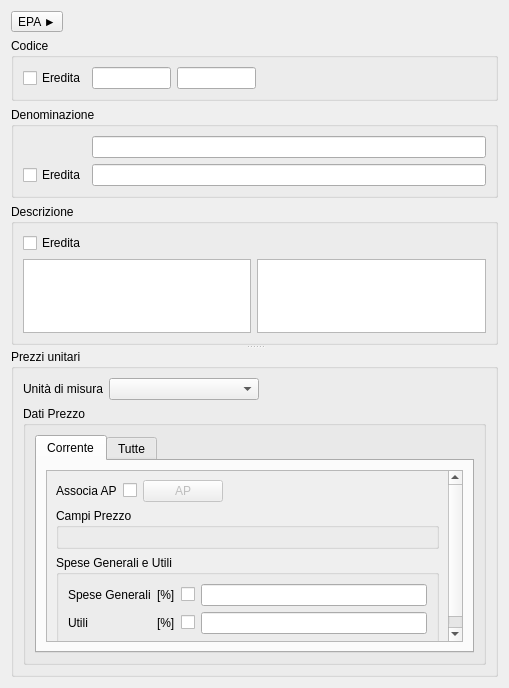
<?xml version="1.0" encoding="UTF-8"?>
<ui version="4.0">
 <class>PriceItemGUI</class>
 <widget class="QWidget" name="PriceItemGUI">
  <property name="geometry">
   <rect>
    <x>0</x>
    <y>0</y>
    <width>509</width>
    <height>688</height>
   </rect>
  </property>
  <property name="windowTitle">
   <string>Dati voce di prezzo</string>
  </property>
  <layout class="QGridLayout" name="gridLayout_9">
   <item row="0" column="0">
    <widget class="QSplitter" name="splitter">
     <property name="orientation">
      <enum>Qt::Vertical</enum>
     </property>
     <widget class="QWidget" name="layoutWidget">
      <layout class="QGridLayout" name="upperGridLayout">
       <item row="0" column="0">
        <widget class="QToolButton" name="importPriceItemDBButton">
         <property name="text">
          <string>EPA ►</string>
         </property>
        </widget>
       </item>
       <item row="0" column="1">
        <spacer name="horizontalSpacer_4">
         <property name="orientation">
          <enum>Qt::Horizontal</enum>
         </property>
         <property name="sizeHint" stdset="0">
          <size>
           <width>40</width>
           <height>20</height>
          </size>
         </property>
        </spacer>
       </item>
       <item row="1" column="0" colspan="2">
        <widget class="QGroupBox" name="codeGroupBox">
         <property name="title">
          <string>Codice</string>
         </property>
         <layout class="QGridLayout" name="gridLayout">
          <item row="0" column="0">
           <widget class="QCheckBox" name="codeCheckBox">
            <property name="text">
             <string>Eredita</string>
            </property>
           </widget>
          </item>
          <item row="0" column="1">
           <widget class="QLineEdit" name="parentCodeLineEdit">
            <property name="enabled">
             <bool>true</bool>
            </property>
            <property name="readOnly">
             <bool>true</bool>
            </property>
           </widget>
          </item>
          <item row="0" column="2">
           <widget class="QLineEdit" name="codeLineEdit"/>
          </item>
          <item row="0" column="3">
           <spacer name="horizontalSpacer">
            <property name="orientation">
             <enum>Qt::Horizontal</enum>
            </property>
            <property name="sizeHint" stdset="0">
             <size>
              <width>259</width>
              <height>20</height>
             </size>
            </property>
           </spacer>
          </item>
         </layout>
        </widget>
       </item>
       <item row="2" column="0" colspan="2">
        <widget class="QGroupBox" name="shortDescGroupBox">
         <property name="title">
          <string>Denominazione</string>
         </property>
         <layout class="QGridLayout" name="gridLayout_4">
          <item row="1" column="2">
           <widget class="QLineEdit" name="shortDescLineEdit"/>
          </item>
          <item row="1" column="0">
           <widget class="QCheckBox" name="shortDescCheckBox">
            <property name="text">
             <string>Eredita</string>
            </property>
           </widget>
          </item>
          <item row="0" column="2">
           <widget class="QLineEdit" name="parentShortDescLineEdit">
            <property name="readOnly">
             <bool>true</bool>
            </property>
           </widget>
          </item>
         </layout>
        </widget>
       </item>
       <item row="3" column="0" colspan="2">
        <widget class="QGroupBox" name="longDescGroupBox">
         <property name="title">
          <string>Descrizione</string>
         </property>
         <layout class="QGridLayout" name="gridLayout_6">
          <item row="0" column="0">
           <widget class="QCheckBox" name="longDescCheckBox">
            <property name="text">
             <string>Eredita</string>
            </property>
           </widget>
          </item>
          <item row="1" column="0">
           <layout class="QGridLayout" name="gridLayout_3">
            <item row="0" column="0">
             <widget class="QPlainTextEdit" name="parentLongDescTextEdit">
              <property name="readOnly">
               <bool>true</bool>
              </property>
             </widget>
            </item>
            <item row="0" column="1">
             <widget class="QPlainTextEdit" name="longDescTextEdit"/>
            </item>
           </layout>
          </item>
         </layout>
        </widget>
       </item>
      </layout>
     </widget>
     <widget class="QGroupBox" name="priceDataGroupBox">
      <property name="title">
       <string>Prezzi unitari</string>
      </property>
      <layout class="QGridLayout" name="gridLayout_5">
       <item row="0" column="0">
        <widget class="QLabel" name="unitMeasureLabel">
         <property name="text">
          <string>Unità di misura</string>
         </property>
        </widget>
       </item>
       <item row="0" column="1">
        <widget class="QComboBox" name="unitMeasureComboBox">
         <property name="sizePolicy">
          <sizepolicy hsizetype="Preferred" vsizetype="Fixed">
           <horstretch>0</horstretch>
           <verstretch>0</verstretch>
          </sizepolicy>
         </property>
         <property name="minimumSize">
          <size>
           <width>150</width>
           <height>0</height>
          </size>
         </property>
        </widget>
       </item>
       <item row="0" column="2">
        <spacer name="horizontalSpacer_2">
         <property name="orientation">
          <enum>Qt::Horizontal</enum>
         </property>
         <property name="sizeHint" stdset="0">
          <size>
           <width>40</width>
           <height>20</height>
          </size>
         </property>
        </spacer>
       </item>
       <item row="1" column="0" colspan="3">
        <widget class="QGroupBox" name="groupBox">
         <property name="title">
          <string>Dati Prezzo</string>
         </property>
         <layout class="QGridLayout" name="gridLayout_10">
          <item row="0" column="0">
           <widget class="QTabWidget" name="pricaDataTabWidget">
            <property name="currentIndex">
             <number>0</number>
            </property>
            <widget class="QWidget" name="tab">
             <attribute name="title">
              <string>Corrente</string>
             </attribute>
             <layout class="QGridLayout" name="gridLayout_11">
              <item row="0" column="0">
               <widget class="QScrollArea" name="scrollArea">
                <property name="widgetResizable">
                 <bool>true</bool>
                </property>
                <widget class="QWidget" name="scrollAreaWidgetContents_2">
                 <property name="geometry">
                  <rect>
                   <x>0</x>
                   <y>0</y>
                   <width>425</width>
                   <height>191</height>
                  </rect>
                 </property>
                 <layout class="QGridLayout" name="gridLayout_12">
                  <item row="0" column="0">
                   <layout class="QHBoxLayout" name="horizontalLayout">
                    <item>
                     <widget class="QLabel" name="singleDataAssociateAPLabel">
                      <property name="text">
                       <string>Associa AP</string>
                      </property>
                     </widget>
                    </item>
                    <item>
                     <widget class="QCheckBox" name="singleDataAssociateAPCheckBox">
                      <property name="sizePolicy">
                       <sizepolicy hsizetype="Fixed" vsizetype="Fixed">
                        <horstretch>0</horstretch>
                        <verstretch>0</verstretch>
                       </sizepolicy>
                      </property>
                      <property name="text">
                       <string/>
                      </property>
                     </widget>
                    </item>
                    <item>
                     <widget class="QPushButton" name="singleDataEditAPPushButton">
                      <property name="enabled">
                       <bool>false</bool>
                      </property>
                      <property name="text">
                       <string>AP</string>
                      </property>
                     </widget>
                    </item>
                    <item>
                     <spacer name="horizontalSpacer_3">
                      <property name="orientation">
                       <enum>Qt::Horizontal</enum>
                      </property>
                      <property name="sizeHint" stdset="0">
                       <size>
                        <width>40</width>
                        <height>20</height>
                       </size>
                      </property>
                     </spacer>
                    </item>
                   </layout>
                  </item>
                  <item row="1" column="0">
                   <widget class="QGroupBox" name="singleDataGroupBox">
                    <property name="title">
                     <string>Campi Prezzo</string>
                    </property>
                    <layout class="QGridLayout" name="singleDataGroupBoxLayout"/>
                   </widget>
                  </item>
                  <item row="2" column="0">
                   <widget class="QGroupBox" name="singleDataOPGroupBox">
                    <property name="title">
                     <string>Spese Generali e Utili</string>
                    </property>
                    <layout class="QGridLayout" name="gridLayout_8">
                     <item row="0" column="3">
                      <widget class="QLineEdit" name="singleDataOverheadsLineEdit">
                       <property name="alignment">
                        <set>Qt::AlignRight|Qt::AlignTrailing|Qt::AlignVCenter</set>
                       </property>
                      </widget>
                     </item>
                     <item row="0" column="0">
                      <widget class="QLabel" name="singleDataOverheadsLabel">
                       <property name="text">
                        <string>Spese Generali</string>
                       </property>
                      </widget>
                     </item>
                     <item row="1" column="0">
                      <widget class="QLabel" name="singleDataProfitsLabel">
                       <property name="text">
                        <string>Utili</string>
                       </property>
                      </widget>
                     </item>
                     <item row="1" column="3">
                      <widget class="QLineEdit" name="singleDataProfitsLineEdit">
                       <property name="alignment">
                        <set>Qt::AlignRight|Qt::AlignTrailing|Qt::AlignVCenter</set>
                       </property>
                      </widget>
                     </item>
                     <item row="0" column="1">
                      <widget class="QLabel" name="singleDataOverheadsUMLabel">
                       <property name="text">
                        <string>[%]</string>
                       </property>
                      </widget>
                     </item>
                     <item row="1" column="1">
                      <widget class="QLabel" name="singleDataProfitsUMLabel">
                       <property name="text">
                        <string>[%]</string>
                       </property>
                      </widget>
                     </item>
                     <item row="1" column="2">
                      <widget class="QCheckBox" name="singleDataIPFRCheckBox">
                       <property name="text">
                        <string/>
                       </property>
                      </widget>
                     </item>
                     <item row="0" column="2">
                      <widget class="QCheckBox" name="singleDataIOFRCheckBox">
                       <property name="text">
                        <string/>
                       </property>
                      </widget>
                     </item>
                    </layout>
                   </widget>
                  </item>
                  <item row="3" column="0">
                   <spacer name="verticalSpacer_2">
                    <property name="orientation">
                     <enum>Qt::Vertical</enum>
                    </property>
                    <property name="sizeHint" stdset="0">
                     <size>
                      <width>20</width>
                      <height>40</height>
                     </size>
                    </property>
                   </spacer>
                  </item>
                 </layout>
                </widget>
               </widget>
              </item>
             </layout>
            </widget>
            <widget class="QWidget" name="tab_2">
             <attribute name="title">
              <string>Tutte</string>
             </attribute>
             <layout class="QGridLayout" name="gridLayout_7">
              <item row="0" column="1">
               <widget class="QGroupBox" name="allPriceColsDataGroupBox">
                <property name="title">
                 <string>Dati Prezzo</string>
                </property>
                <layout class="QGridLayout" name="gridLayout_2">
                 <item row="1" column="0">
                  <widget class="QPushButton" name="addDataColPushButton">
                   <property name="text">
                    <string>+</string>
                   </property>
                  </widget>
                 </item>
                 <item row="1" column="1">
                  <widget class="QPushButton" name="delDataColPushButton">
                   <property name="text">
                    <string>-</string>
                   </property>
                  </widget>
                 </item>
                 <item row="1" column="2">
                  <widget class="QPushButton" name="setCurrentPriceColPushButton">
                   <property name="text">
                    <string>Corrente</string>
                   </property>
                  </widget>
                 </item>
                 <item row="0" column="0" colspan="3">
                  <widget class="QTableView" name="dataTableView"/>
                 </item>
                 <item row="2" column="0" colspan="3">
                  <widget class="QCheckBox" name="showDeltaPriceColCheckBox">
                   <property name="text">
                    <string>Mostra ribassi %</string>
                   </property>
                  </widget>
                 </item>
                </layout>
                <zorder>dataTableView</zorder>
                <zorder>addDataColPushButton</zorder>
                <zorder>delDataColPushButton</zorder>
                <zorder>setCurrentPriceColPushButton</zorder>
                <zorder>showDeltaPriceColCheckBox</zorder>
               </widget>
              </item>
             </layout>
            </widget>
           </widget>
          </item>
         </layout>
        </widget>
       </item>
      </layout>
     </widget>
    </widget>
   </item>
  </layout>
 </widget>
 <resources/>
 <connections>
  <connection>
   <sender>singleDataAssociateAPCheckBox</sender>
   <signal>toggled(bool)</signal>
   <receiver>singleDataEditAPPushButton</receiver>
   <slot>setEnabled(bool)</slot>
   <hints>
    <hint type="sourcelabel">
     <x>102</x>
     <y>449</y>
    </hint>
    <hint type="destinationlabel">
     <x>179</x>
     <y>449</y>
    </hint>
   </hints>
  </connection>
 </connections>
</ui>
